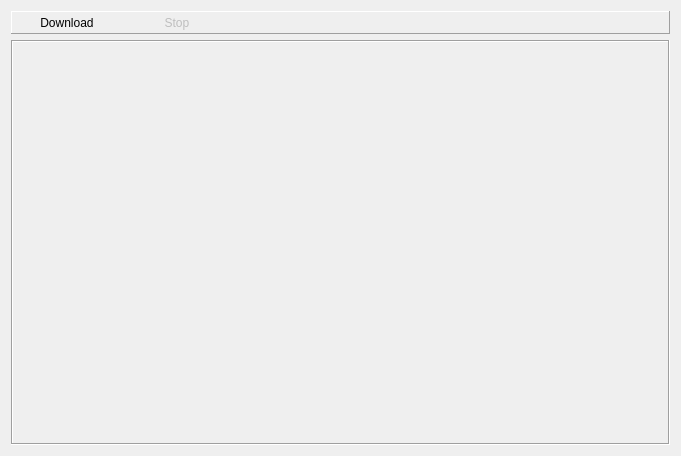
<?xml version="1.0" encoding="UTF-8"?>
<ui version="4.0">
 <class>JlinkParameterWidget</class>
 <widget class="QWidget" name="JlinkParameterWidget">
  <property name="geometry">
   <rect>
    <x>0</x>
    <y>0</y>
    <width>681</width>
    <height>456</height>
   </rect>
  </property>
  <property name="windowTitle">
   <string>Form</string>
  </property>
  <layout class="QGridLayout" name="gridLayout_2">
   <item row="0" column="0">
    <widget class="QFrame" name="frame_3">
     <property name="frameShape">
      <enum>QFrame::Panel</enum>
     </property>
     <property name="frameShadow">
      <enum>QFrame::Raised</enum>
     </property>
     <layout class="QGridLayout" name="gridLayout_3">
      <property name="leftMargin">
       <number>0</number>
      </property>
      <property name="topMargin">
       <number>0</number>
      </property>
      <property name="rightMargin">
       <number>0</number>
      </property>
      <property name="bottomMargin">
       <number>0</number>
      </property>
      <property name="spacing">
       <number>0</number>
      </property>
      <item row="3" column="0">
       <widget class="QToolButton" name="pushButton_download">
        <property name="enabled">
         <bool>true</bool>
        </property>
        <property name="minimumSize">
         <size>
          <width>110</width>
          <height>0</height>
         </size>
        </property>
        <property name="toolTip">
         <string>Ctrl + D</string>
        </property>
        <property name="styleSheet">
         <string notr="true">border-width:2px;</string>
        </property>
        <property name="text">
         <string>Download</string>
        </property>
        <property name="icon">
         <iconset resource="../../icon.qrc">
          <normaloff>:/images/download.png</normaloff>:/images/download.png</iconset>
        </property>
        <property name="iconSize">
         <size>
          <width>24</width>
          <height>24</height>
         </size>
        </property>
        <property name="shortcut">
         <string/>
        </property>
        <property name="popupMode">
         <enum>QToolButton::DelayedPopup</enum>
        </property>
        <property name="toolButtonStyle">
         <enum>Qt::ToolButtonTextUnderIcon</enum>
        </property>
        <property name="autoRaise">
         <bool>true</bool>
        </property>
       </widget>
      </item>
      <item row="3" column="1">
       <widget class="QToolButton" name="pushButton_stop">
        <property name="enabled">
         <bool>false</bool>
        </property>
        <property name="minimumSize">
         <size>
          <width>110</width>
          <height>0</height>
         </size>
        </property>
        <property name="toolTip">
         <string>F10</string>
        </property>
        <property name="text">
         <string>Stop</string>
        </property>
        <property name="icon">
         <iconset resource="../../icon.qrc">
          <normaloff>:/images/stop.png</normaloff>:/images/stop.png</iconset>
        </property>
        <property name="iconSize">
         <size>
          <width>24</width>
          <height>24</height>
         </size>
        </property>
        <property name="toolButtonStyle">
         <enum>Qt::ToolButtonTextUnderIcon</enum>
        </property>
        <property name="autoRaise">
         <bool>true</bool>
        </property>
       </widget>
      </item>
      <item row="3" column="2">
       <spacer name="horizontalSpacer">
        <property name="orientation">
         <enum>Qt::Horizontal</enum>
        </property>
        <property name="sizeHint" stdset="0">
         <size>
          <width>40</width>
          <height>20</height>
         </size>
        </property>
       </spacer>
      </item>
     </layout>
    </widget>
   </item>
   <item row="1" column="0">
    <widget class="QFrame" name="FileLoadFrame">
     <property name="enabled">
      <bool>true</bool>
     </property>
     <property name="frameShape">
      <enum>QFrame::Box</enum>
     </property>
     <property name="frameShadow">
      <enum>QFrame::Sunken</enum>
     </property>
     <layout class="QGridLayout" name="gridLayout">
      <item row="0" column="0" colspan="3">
       <layout class="QHBoxLayout" name="horizontalLayout">
        <item>
         <layout class="QVBoxLayout" name="verticalLayout"/>
        </item>
       </layout>
      </item>
      <item row="2" column="1">
       <widget class="QLabel" name="label">
        <property name="text">
         <string/>
        </property>
       </widget>
      </item>
      <item row="1" column="1">
       <spacer name="verticalSpacer">
        <property name="orientation">
         <enum>Qt::Vertical</enum>
        </property>
        <property name="sizeHint" stdset="0">
         <size>
          <width>20</width>
          <height>40</height>
         </size>
        </property>
       </spacer>
      </item>
     </layout>
    </widget>
   </item>
  </layout>
 </widget>
 <resources>
  <include location="../../icon.qrc"/>
 </resources>
 <connections/>
</ui>
